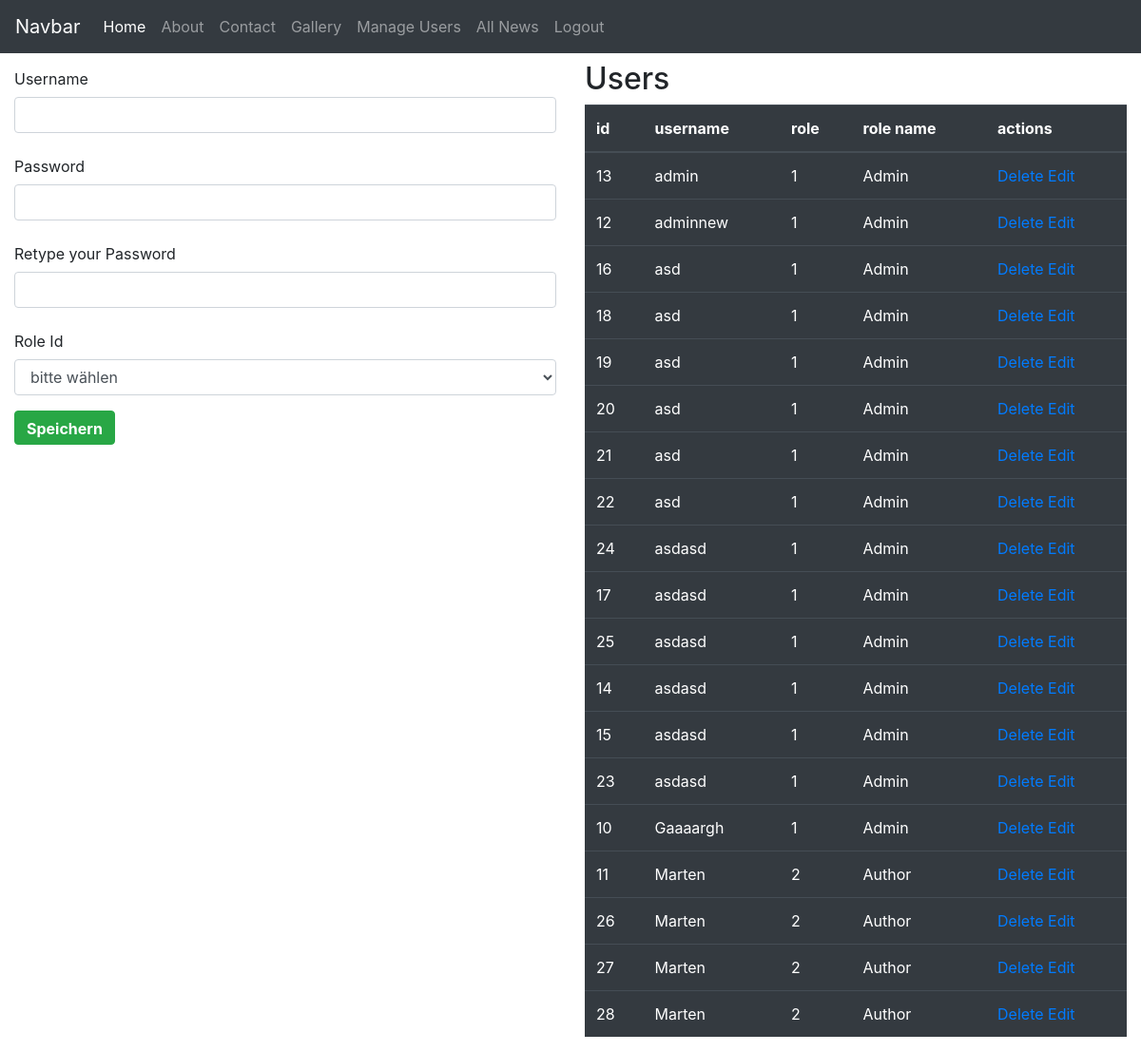
/?p=edit-users (signed in), run on the app's committed database.
### tables this page shows
CREATE TABLE `users` (
  `id` int(11) NOT NULL,
  `username` varchar(64) NOT NULL,
  `password` varchar(128) NOT NULL,
  `role_id` int(11) NOT NULL,
  `created_at` timestamp NOT NULL DEFAULT CURRENT_TIMESTAMP,
  `updated_at` timestamp NULL DEFAULT NULL ON UPDATE CURRENT_TIMESTAMP
);

CREATE TABLE `roles` (
  `id` int(11) NOT NULL,
  `role` int(11) NOT NULL,
  `name` varchar(64) NOT NULL,
  `created_at` timestamp NOT NULL DEFAULT CURRENT_TIMESTAMP,
  `updated_at` timestamp NULL DEFAULT NULL ON UPDATE CURRENT_TIMESTAMP
);

### www/app/helpers/Session.php (called while the page is built, shortened)
<?php
class Session implements SessionInterface
{
    public static function get($key)
    {
        return $_SESSION[$key] ?? false;
    }
    public static function isLoggedIn() : bool
    {
        return ($_SESSION['user_id'] ?? false) ? true : false;
    }
    public static function isAllowed(array $arr)
    {
        if(in_array(self::get('role'), $arr)){
            return true;
        }
        return false;
    }
}

### www/app/db/DB.php (called while the page is built, shortened)
<?php
class DB implements DBInterface
{
    private static $db;
    private static function connect(){
        try{
            self::$db = new \PDO('mysql:host='.DB_HOST.';dbname='.DB_NAME.';charset=utf8', DB_USER, DB_PASS);
            self::$db->setAttribute(\PDO::ATTR_ERRMODE, \PDO::ERRMODE_EXCEPTION);
        }catch (\PDOException $e){
            self::$connectionError = $e->getMessage();
        }
    }
    public static function fetch(string $SQL, array $execArr = []): array
    {
        $stmt = self::$db->prepare($SQL);
        try{
            $stmt->execute($execArr);
            return $stmt->fetchAll(\PDO::FETCH_ASSOC);
        }catch (\PDOException $e){
            echo $e->getMessage();
            self::$pdoError = $e->getMessage();
        }
    }
}

### www/app/models/User.php (called while the page is built, shortened)
<?php
class User
{
    public function getAllUsersExceptFirstId()
    {
        $SQL = 'SELECT users.*, roles.role, roles.name
                FROM users, roles
                WHERE users.id > 1
                AND roles.id = users.role_id ORDER BY users.username';
        return DB::fetch($SQL);
    }
}

### www/app/controllers/UserController.php (called while the page is built, shortened)
<?php
class UserController
{
    public function __construct()
    {
        $this->init();
    }
    public function init()
    {
        $user = new User();
        $userArr = $user->getAllUsersExceptFirstId();
    }
}

### www/app/routing/Route.php (called while the page is built, shortened)
<?php
class Route
{
    public static $whitelist = [
        'home', 'about', 'contact', 'gallery', 'login',
        'register', "404", "edit-users", 'create-news', 'edit-news',
        'all-news', 'news'
    ];
    public static function get($get, $classname = null, $action = null)
    {
        if (isset($get)) {
            if (in_array($get, self::$whitelist)) {
                if ($action !== null && $classname !== null) {
                    if (in_array($_SESSION['role'] ?? '', $action['allowed'])
                        || empty($action['allowed'])) {
                        $classObj = new $classname();
                    } else {
                        StatusLog::write('auth_failed', AUTH_NOT_ALLOWED);
                    }
                }
            }
        }
    }
}

### www/app/App.php (called while the page is built, shortened)
<?php
class App
{
    public function __construct()
    {
        Route::get(
            $_GET['p'] ?? '',
            PageAction::PAGE_METHODS[$_GET['p'] ?? '']['class'],
            PageAction::PAGE_METHODS[$_GET['p'] ?? '']['actions'][$_GET['action'] ?? 'default']
        );
    }
}

### www/pages/edit-users.php (the view, shortened to what this page needs)
<?php if(\sae\app\helpers\Session::isAllowed([ADMIN])) : ?>
<div class="row">
    <form action="?p=edit-users&action=create" class="col" method="post">
        <div class="form-group">
            <label for="username" class="col-form-label">Username</label>
            <input class="form-control" type="text" name="userform[username]" id="username">
        </div>
        <div class="form-group">
            <label for="password" class="col-form-label">Password</label>
            <input class="form-control" type="password" name="userform[password]" id="password">
        </div>
        <div class="form-group">
            <label for="password_retyped" class="col-form-label">Retype your Password</label>
            <input class="form-control" type="text" name="userform[password_retyped]" id="password_retyped">
        </div>
        <div class="form-group">
            <label for="role_id" class="col-form-label">Role Id</label>
            <select name="userform[role_id]" id="role_id" class="form-control">
                <option disabled selected>bitte wählen</option>
            </select>
        </div>
        <button class="submit btn btn-success" type="submit">Speichern</button>
    </form>
<?php endif; ?>
<div class="col">
    <h2>Users</h2>
    <table class="table table-dark">
        <thead>
        <tr>
            <th>id</th>
            <th>username</th>
            <th>role</th>
            <th>role name</th>
            <th>actions</th>
        </tr>
        </thead>
        <tbody>
        <?php foreach (\sae\app\App::$data['data'] as $user) : ?>
            <tr>
                <td><?= $user['id'] ?></td>
                <td><?= $user['username'] ?></td>
                <td><?= $user['role'] ?></td>
                <td><?= $user['name'] ?></td>
                <td>
                    <a href="?p=edit-users&action=delete&id=<?= $user['id'] ?>">Delete</a>
                    <a href="?p=edit-users&action=edit&id=<?= $user['id'] ?>">Edit</a>
                </td>
            </tr>
        <?php endforeach; ?>
        </tbody>
    </table>
</div>
</div>

### www/index.php (shortened to what this page needs)
<?php
$app = new \sae\app\App();
?>
<!doctype html>
<html lang="en">
<head>
    <link rel="stylesheet" href="node_modules/bootstrap/dist/css/bootstrap.min.css">
    <link rel="stylesheet" href="assets/css/sticky-footer.css">
    <link rel="stylesheet" href="assets/css/style.css">
</head>
<body>
<nav class="navbar navbar-expand-lg navbar-dark bg-dark">
    <a class="navbar-brand" href="#">Navbar</a>
    <div class="collapse navbar-collapse" id="navbarNavDropdown">
        <ul class="navbar-nav">
            <li class="nav-item active">
                <a class="nav-link" href="?p=home">Home <span class="sr-only">(current)</span></a>
            </li>
            <li class="nav-item">
                <a class="nav-link" href="?p=about">About</a>
            </li>
            <li class="nav-item">
                <a class="nav-link" href="?p=contact">Contact</a>
            </li>
            <li class="nav-item">
                <a class="nav-link" href="?p=gallery">Gallery</a>
            </li>
            <?php if (\sae\app\helpers\Session::isLoggedIn()) : ?>
                <li class="nav-item">
                    <a class="nav-link" href="?p=edit-users">Manage Users</a>
                </li>
                <li class="nav-item">
                    <a class="nav-link" href="?p=all-news">All News</a>
                </li>
                <li class="nav-item">
                    <a class="nav-link" href="?p=home&action=logout">Logout</a>
                </li>
            <?php endif; ?>
        </ul>
    </div>
</nav>
<main class="container-fluid">
    <?php include(PAGES . \sae\app\routing\Route::validPage() . ".php"); ?>
</main>
</body>
</html>

### www/assets/css/sticky-footer.css (style rules this page uses)
html { position: relative; min-height: 100%; }
body { margin-bottom: 60px; }

### www/assets/css/style.css (style rules this page uses)
body, html { height: 100%; }
.btn { font-weight: 700; height: 36px; -moz-user-select: none; -webkit-user-select: none; user-select: none; cursor: default; }

### data on the page
users: id "13", username "admin", role.role "1", role.name "Admin"
users: id "12", username "adminnew", role.role "1", role.name "Admin"
users: id "16", username "asd", role.role "1", role.name "Admin"
users: id "18", username "asd", role.role "1", role.name "Admin"
users: id "19", username "asd", role.role "1", role.name "Admin"
users: id "20", username "asd", role.role "1", role.name "Admin"
users: id "21", username "asd", role.role "1", role.name "Admin"
users: id "22", username "asd", role.role "1", role.name "Admin"
users: id "24", username "asdasd", role.role "1", role.name "Admin"
users: id "17", username "asdasd", role.role "1", role.name "Admin"
users: id "25", username "asdasd", role.role "1", role.name "Admin"
users: id "14", username "asdasd", role.role "1", role.name "Admin"
users: id "15", username "asdasd", role.role "1", role.name "Admin"
users: id "23", username "asdasd", role.role "1", role.name "Admin"
users: id "10", username "Gaaaargh", role.role "1", role.name "Admin"
users: id "11", username "Marten", role.role "2", role.name "Author"
users: id "26", username "Marten", role.role "2", role.name "Author"
users: id "27", username "Marten", role.role "2", role.name "Author"
users: id "28", username "Marten", role.role "2", role.name "Author"
